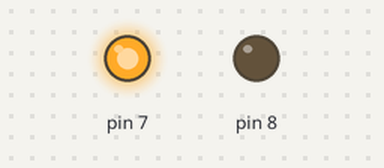
Recording of a sketch running on a simulated Arduino Uno, built with avr-gcc and run on an emulated ATmega328P. Shown: output pins drawn as LEDs (lit = HIGH).

Above: at 4.2 s.
At 5.5 s:
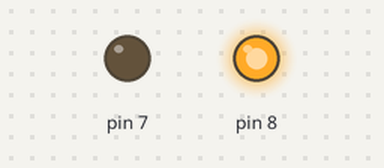
At 8.7 s:
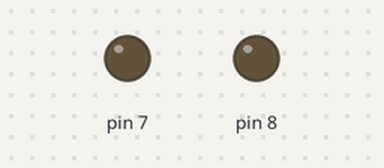
Timing chart, 0 to 9.9 s (numbered marks = the images above):
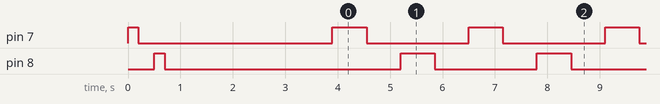

Measured:
- by itself, pin 7, pin 8: repeats every 2.6 s: HIGH 0.65 s, LOW 2.0 s
- by itself, everything shown: repeats every 2.6 s, in 4 steps

The sketch:

3.2-Controlling_Digital_Output.ino
```cpp
/*

*/

void setup() {
    pinMode( 7, OUTPUT);
    pinMode(8,OUTPUT);
        digitalWrite(7, HIGH);
        delay(200);
        digitalWrite(7, LOW);
        delay(200);
    delay (100);
        digitalWrite(8, HIGH);
        delay(200);
        digitalWrite(8, LOW);
        delay(200);
    delay (3000);
}

void loop()
{
digitalWrite(7, HIGH);
    delay(650);
digitalWrite(7, LOW);
    delay(650);
    digitalWrite(8,HIGH);
    delay(650);
    digitalWrite(8, LOW);
    delay(650);
}
```
